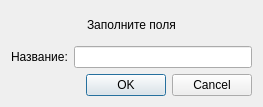
<?xml version="1.0" encoding="UTF-8"?>
<ui version="4.0">
 <class>AddCountryDialog</class>
 <widget class="QDialog" name="AddCountryDialog">
  <property name="geometry">
   <rect>
    <x>0</x>
    <y>0</y>
    <width>263</width>
    <height>107</height>
   </rect>
  </property>
  <property name="windowTitle">
   <string>Страна</string>
  </property>
  <layout class="QGridLayout" name="gridLayout">
   <item row="0" column="0" colspan="2" alignment="Qt::AlignmentFlag::AlignHCenter|Qt::AlignmentFlag::AlignVCenter">
    <widget class="QLabel" name="label">
     <property name="text">
      <string>Заполните поля</string>
     </property>
    </widget>
   </item>
   <item row="1" column="0">
    <widget class="QLabel" name="label_2">
     <property name="text">
      <string>Название:</string>
     </property>
    </widget>
   </item>
   <item row="1" column="1">
    <widget class="QLineEdit" name="countryNameLineEdit"/>
   </item>
   <item row="2" column="1">
    <widget class="QDialogButtonBox" name="buttonBox">
     <property name="orientation">
      <enum>Qt::Orientation::Horizontal</enum>
     </property>
     <property name="standardButtons">
      <set>QDialogButtonBox::StandardButton::Cancel|QDialogButtonBox::StandardButton::Ok</set>
     </property>
    </widget>
   </item>
  </layout>
 </widget>
 <resources/>
 <connections>
  <connection>
   <sender>buttonBox</sender>
   <signal>accepted()</signal>
   <receiver>AddCountryDialog</receiver>
   <slot>accept()</slot>
   <hints>
    <hint type="sourcelabel">
     <x>248</x>
     <y>254</y>
    </hint>
    <hint type="destinationlabel">
     <x>157</x>
     <y>274</y>
    </hint>
   </hints>
  </connection>
  <connection>
   <sender>buttonBox</sender>
   <signal>rejected()</signal>
   <receiver>AddCountryDialog</receiver>
   <slot>reject()</slot>
   <hints>
    <hint type="sourcelabel">
     <x>316</x>
     <y>260</y>
    </hint>
    <hint type="destinationlabel">
     <x>286</x>
     <y>274</y>
    </hint>
   </hints>
  </connection>
 </connections>
</ui>
